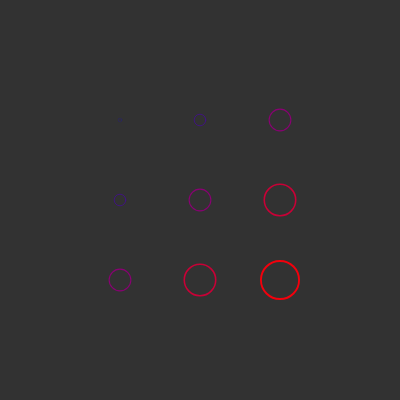
Frame 1 (no input)
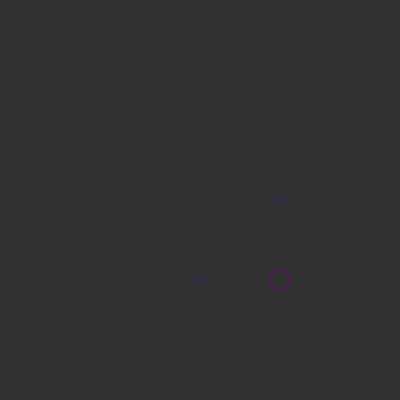
Frame 60 (no input)
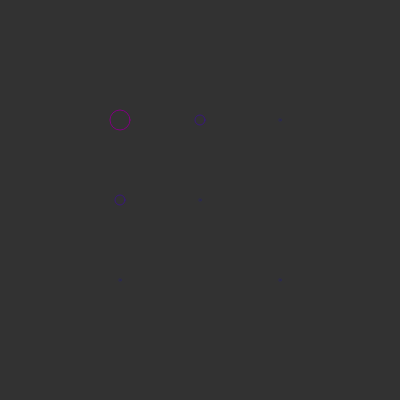
Frame 120 (the mouse pressed at the canvas centre since frame 60)

The p5.js sketch that drew these frames (run headless with seeded random() and noise() and a simulated clock; from frame 60 on, the mouse is pressed at the canvas centre):

// p5.js sketch
// ── sketch.js
// 基本変数
let time = 0;

function setup() {
  createCanvas(400, 400);
  angleMode(DEGREES);
}

function draw() {
  background(50);
  translate(width / 2, height / 2);
  time += 5; // 時間を進める
  
  drawSimpleGrid();
}

function drawSimpleGrid() {
  let gridSize = 3; // 3x3のグリッド（9個の円）
  let cellSize = 80; // セルのサイズ
  
  for (let x = -1; x <= 1; x++) {     // -1, 0, 1
    for (let y = -1; y <= 1; y++) {   // -1, 0, 1
      
      let posX = x * cellSize;
      let posY = y * cellSize;
      
      // 基本的な波の計算
      let wave = sin(time + x*30 + y*30);
      
      // スケール（大きさの変化）
      // -1から1までの数値を0から1の数値に変換する
      let scaleAmount = 0.5 + 0.5 * wave; // 0から1の間で変化
      
      // 色（赤から青へ変化）
      let redValue = 128 + 127 * wave;
      
      // 描画
      stroke(redValue, 0, 255 - redValue);
      strokeWeight(2);
      noFill();
      
      push();
      translate(posX, posY);
      scale(scaleAmount);
      
      circle(0, 0, 40);
      
      pop();
    }
  }
}

function windowResized() {
  resizeCanvas(windowWidth, windowHeight);
}



// -1から1までの数値を0から1の数値に変換する
// これは覚えてしまえば後々使う機会は多いと思われる
// let scaleAmount = 0.5 + 0.5 * wave;

// 色（赤から青へ変化）
// let redValue = 128 + 127 * wave;
// 描画
// stroke(redValue, 0, 255 - redValue);
